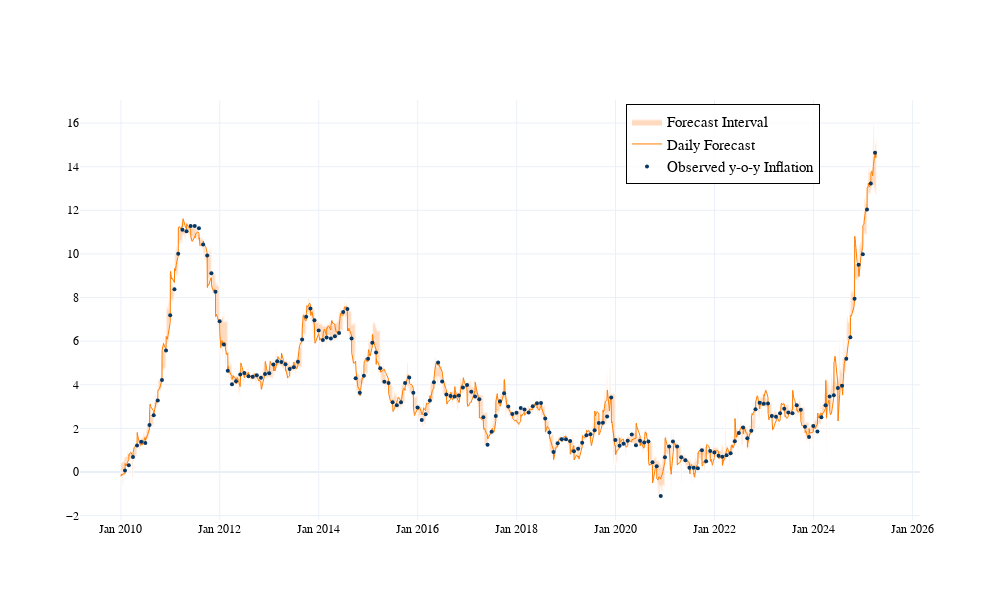

Write notebook code for a chart like this one.
### Markdown cell above
#### Daily Forecast

### Code cell
fig2 = go.Figure()
# Add the forecast interval fill
fig2.add_trace(go.Scatter(
    x=daily_forecast.index.tolist() + daily_forecast.index[::-1].tolist(),
    y=daily_forecast["min"].tolist() + daily_forecast["max"][::-1].tolist(),
    fill='toself',
    fillcolor='#ffdabe',
    line=dict(color='rgba(255,255,255,0.5)'),
    hoverinfo="skip",
    showlegend=True,
    name="Forecast Interval"
))
# Add the high-frequency forecast line
fig2.add_trace(go.Scatter(
    x=daily_forecast.index, 
    y=daily_forecast["forecast"], 
    mode='lines', 
    name="Daily Forecast", 
    line=dict(color='#ff7d00', width=1.0),
    #marker=dict(size=1.5)
))
# Add the y-o-y inflation line
fig2.add_trace(go.Scatter(
    x=df.index, 
    y=df["ipc_all"], 
    mode='markers', 
    name="Observed y-o-y Inflation", 
    line=dict(color='#073763', width=0.8),
    marker=dict(size=4)
))
# Update layout for better visualization
fig2.update_layout(
    #title='High-frequency Inflation Forecast and y-o-y Inflation',
    #xaxis_title='Date',
    #yaxis_title='%',
    #legend_title='Legend',
    font=dict(
        family="sans-serif, sans-serif",  
        color="black",
        size=12               
    ),
    template='plotly_white',
    width=1000, 
    height=600,
    legend=dict(
        x=0.65,
        y=0.99,
        bgcolor='rgba(255, 255, 255, 0.8)',
        font=dict(size=15),
        bordercolor='black',
        borderwidth=1
    )
)
# Update x-axis to show dates in the desired format
fig2.update_xaxes(tickformat='%b %Y')
# Show the plot
fig2.show()

# Save the plot as an image
fig2.write_image('./IPC_forecast/F0_Daily_Forecast.png', format='png', scale=5)

### Figure 1 — Plotly figure (JSON) as saved in the notebook; plotly's stock layout.template omitted (floating-point values rounded to 4 significant figures; data arrays with more than 128 entries replaced by an {"elided": "..."} marker saying what was removed)
{"data": [{"fill": "toself", "fillcolor": "#ffdabe", "hoverinfo": "skip", "line": {"color": "rgba(255,255,255,0.5)"}, "name": "Forecast Interval", "showlegend": true, "type": "scatter", "x": {"elided": "11160 str values"}, "y": {"elided": "11160 float values"}}, {"line": {"color": "#ff7d00", "width": 1}, "mode": "lines", "name": "Daily Forecast", "type": "scatter", "x": {"elided": "5580 str values"}, "y": {"elided": "5580 float values"}}, {"line": {"color": "#073763", "width": 0.8}, "marker": {"size": 4}, "mode": "markers", "name": "Observed y-o-y Inflation", "type": "scatter", "x": {"elided": "183 str values"}, "y": {"elided": "183 float values"}}], "layout": {"font": {"color": "black", "family": "sans-serif, sans-serif", "size": 12}, "height": 600, "legend": {"bgcolor": "rgba(255, 255, 255, 0.8)", "bordercolor": "black", "borderwidth": 1, "font": {"size": 15}, "x": 0.65, "y": 0.99}, "width": 1000, "xaxis": {"tickformat": "%b %Y"}}}
